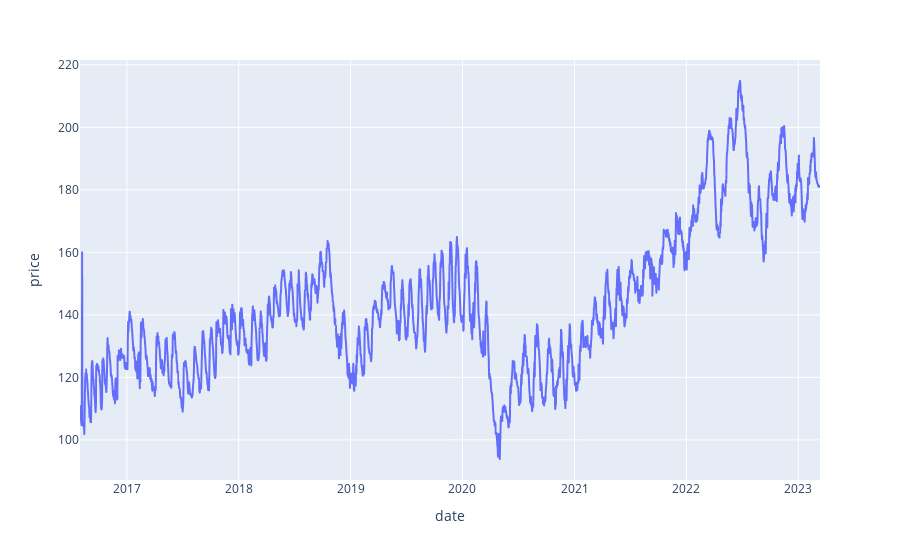

Notebook code cell kept with this figure:
### Code cell
fig = px.line(df_all, x='date', y='price')
fig.show()

### Figure 1 — Plotly figure (JSON) as saved in the notebook; plotly's stock layout.template omitted (floating-point values rounded to 4 significant figures; data arrays with more than 128 entries replaced by an {"elided": "..."} marker saying what was removed)
{"data": [{"hovertemplate": "date=%{x}<br>price=%{y}<extra></extra>", "legendgroup": "", "line": {"color": "#636efa", "dash": "solid"}, "marker": {"symbol": "circle"}, "mode": "lines", "name": "", "showlegend": false, "type": "scattergl", "x": {"elided": "2475 str values"}, "xaxis": "x", "y": {"elided": "2475 float values"}, "yaxis": "y"}], "layout": {"legend": {"tracegroupgap": 0}, "margin": {"t": 60}, "xaxis": {"anchor": "y", "domain": [0, 1], "title": {"text": "date"}}, "yaxis": {"anchor": "x", "domain": [0, 1], "title": {"text": "price"}}}}
